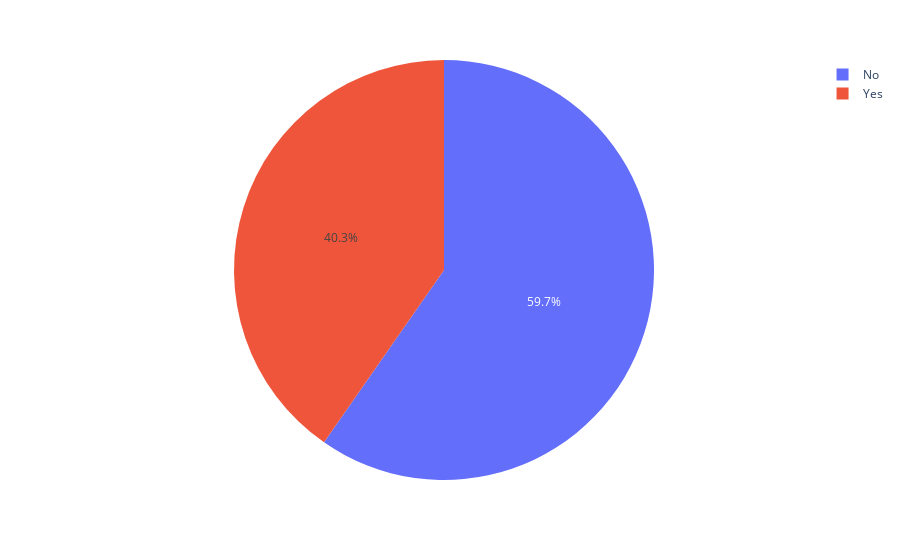

The code cell stored with this chart in its notebook:
### Code cell
fig = px.pie(have_children, values='counts', names='unique_values')
fig.show()

### Figure 1 — Plotly figure (JSON) as saved in the notebook; plotly's stock layout.template omitted (floating-point values rounded to 4 significant figures)
{"data": [{"domain": {"x": [0, 1], "y": [0, 1]}, "hovertemplate": "unique_values=%{label}<br>counts=%{value}<extra></extra>", "labels": ["No", "Yes"], "legendgroup": "", "name": "", "showlegend": true, "type": "pie", "values": [74, 50]}], "layout": {"legend": {"tracegroupgap": 0}, "margin": {"t": 60}}}
